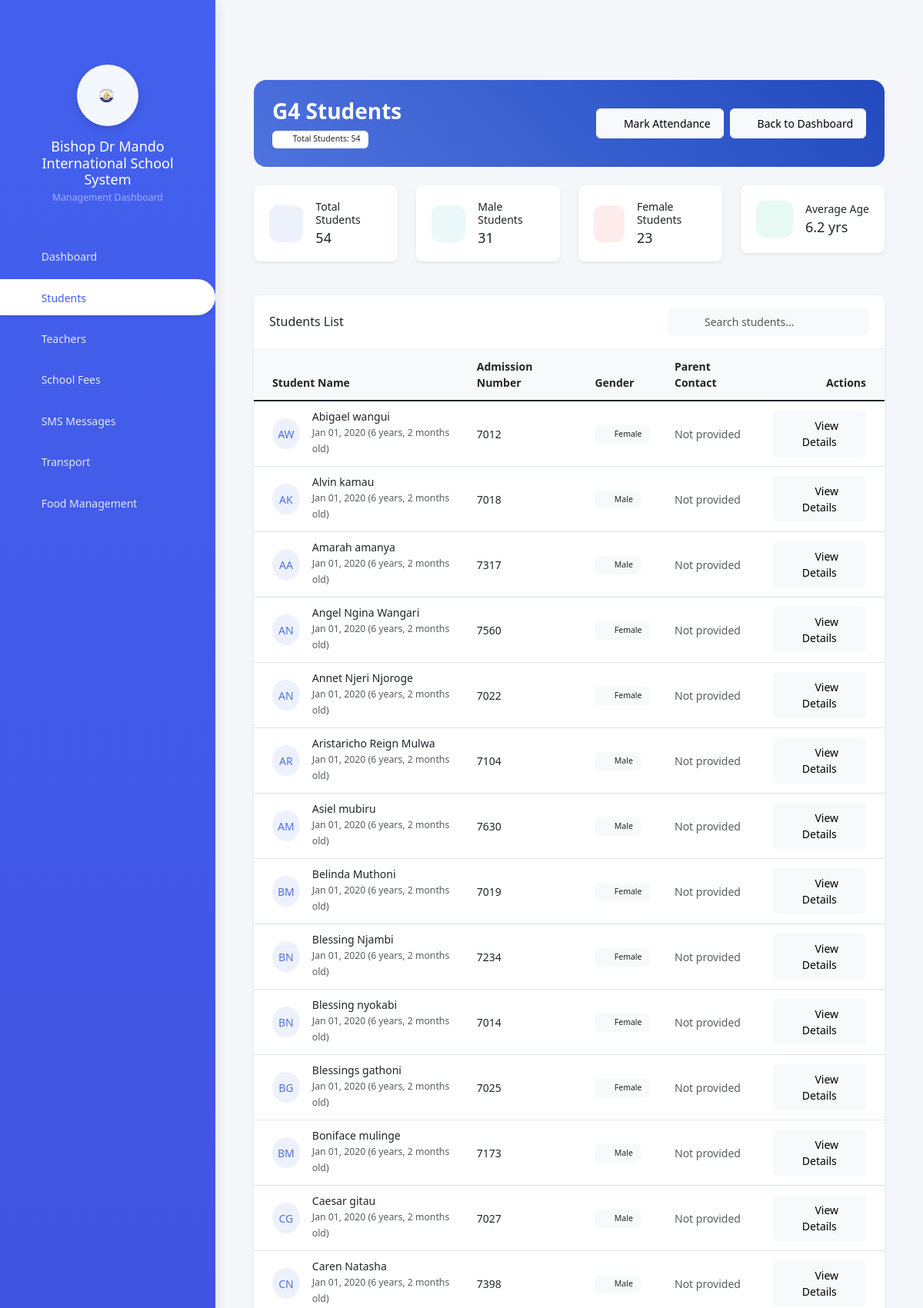
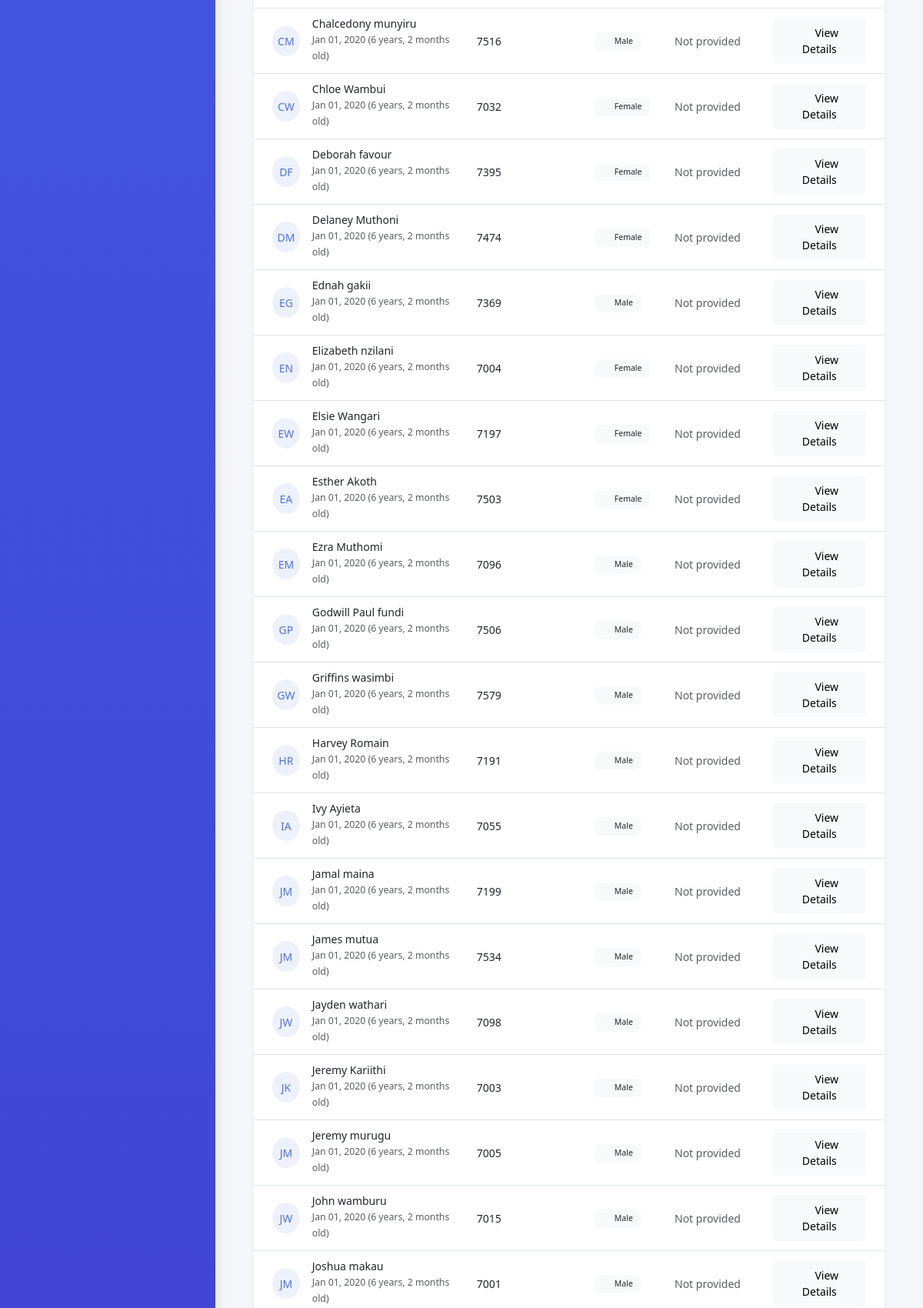
/class/7/students/ (signed in, upper part), run on the app's committed database (2 pictures, top to bottom).
### schools/models.py (models this page shows, shortened)
class Grade(models.Model):
    GRADE_CHOICES = [
        ('PG', 'Playgroup'),
        ('PP1', 'PP1'),
        ('PP2', 'PP2'),
        ('G1', 'Grade 1'),
        ('G2', 'Grade 2'),
        ('G3', 'Grade 3'),
        ('G4', 'Grade 4'),
        ('G5', 'Grade 5'),
        ('G6', 'Grade 6'),
        ('G7', 'Grade 7'),
        ('G8', 'Grade 8'),
        ('G9', 'Grade 9'),
        ('G10', 'Grade 10'),
        ('G11', 'Grade 11'),
        ('G12', 'Grade 12'),
    ]
    name = models.CharField(max_length=20, choices=GRADE_CHOICES)
    description = models.TextField(blank=True, default='')
    term1_fees = models.DecimalField(
        max_digits=10,
        decimal_places=2,
        help_text="Term 1 fees",
        default=0
    )
    term2_fees = models.DecimalField(
        max_digits=10,
        decimal_places=2,
        help_text="Term 2 fees",
        default=0
    )
    term3_fees = models.DecimalField(
        max_digits=10,
        decimal_places=2,
        help_text="Term 3 fees",
        default=0
    )
    is_active = models.BooleanField(default=True)
    class_teacher = models.OneToOneField(
        'Teacher',
        on_delete=models.SET_NULL,
        null=True,
        blank=True,
        related_name='grade_assigned'
    )
    class Meta:
        ordering = ['name']

class Student(models.Model):
    user = models.OneToOneField(
        User,
        on_delete=models.CASCADE,
        null=True,
        blank=True,
        related_name='student_profile'
    )
    GENDER_CHOICES = [
        ('M', 'Male'),
        ('F', 'Female'),
        ('O', 'Other')
    ]
    TERM_CHOICES = [
        (1, 'Term 1'),
        (2, 'Term 2'),
        (3, 'Term 3')
    ]
    admission_number = models.CharField(max_length=50, unique=True)
    first_name = models.CharField(max_length=100)
    last_name = models.CharField(max_length=100)
    date_of_birth = models.DateField()
    gender = models.CharField(max_length=1, choices=GENDER_CHOICES)
    location = models.CharField(
        max_length=10,
        choices=LOCATION_CHOICES,
        default='MAIN',
        help_text="School location: Main or Annex"
    )
    grade = models.ForeignKey(
        'Grade',
        on_delete=models.SET_NULL,
        null=True,
        related_name='students'
    )
    branch = models.ForeignKey(
        Branch,
        on_delete=models.SET_NULL,
        null=True,
        blank=True,
        related_name='students'
    )
    parent_name = models.CharField(max_length=100, blank=True, null=True)
    parent_phone = models.CharField(max_length=20, blank=True, null=True)
    parent_email = models.EmailField(blank=True, null=True)
    parent_occupation = models.CharField(max_length=100, blank=True, null=True)
    parent_id_number = models.CharField(max_length=20, blank=True, null=True, verbose_name="Parent ID Number")
    guardian_name = models.CharField(max_length=100, blank=True, null=True)
    guardian_phone = models.CharField(max_length=20, blank=True, null=True)
    guardian_email = models.EmailField(blank=True, null=True)
    guardian_occupation = models.CharField(max_length=100, blank=True, null=True)
    guardian_id_number = models.CharField(max_length=20, blank=True, null=True, verbose_name="Guardian ID Number")
    previous_grade = models.ForeignKey('Grade', on_delete=models.SET_NULL, null=True, blank=True, related_name='previous_students')
    academic_year = models.CharField(
        max_length=9,
        help_text="Format: YYYY-YYYY",
        null=True,  # Make it nullable
        blank=True  # Allow blank in forms
    )
    created_at = models.DateTimeField(auto_now_add=True)
    updated_at = models.DateTimeField(auto_now=True)
    photo = models.ImageField(
        upload_to='student_photos/',
        null=True,
        blank=True,
        verbose_name='Profile Photo',
        help_text='Upload a profile photo (optional)'
    )
    term_fees = models.DecimalField(max_digits=10, decimal_places=2, default=15000)
    current_term = models.IntegerField(choices=TERM_CHOICES, default=1)
    birth_certificate_no = models.CharField(max_length=50, blank=True, null=True, verbose_name="Birth Certificate Number")
    term1_fees = models.DecimalField(
        max_digits=10,
        decimal_places=2,
        help_text="Term 1 fees",
        default=0
    )
    term2_fees = models.DecimalField(
        max_digits=10,
        decimal_places=2,
        help_text="Term 2 fees",
        default=0
    )
    term3_fees = models.DecimalField(
        max_digits=10,
        decimal_places=2,
        help_text="Term 3 fees",
        default=0
    )
    def get_full_name(self):
        return f"{self.first_name} {self.last_name}"
    def get_initials(self):
        return f"{self.first_name[0]}{self.last_name[0]}".upper()

### schools/views.py (the view)
# urls.py: path('class/<int:grade_id>/students/', views.class_students, name='class_students'),
@login_required
def class_students(request, grade_id):
    grade = get_object_or_404(Grade, pk=grade_id)
    if not (request.user.is_superuser or
            request.user.is_staff or
            (hasattr(request.user, 'teacher') and
             request.user.teacher.is_class_teacher and
             request.user.teacher.grade_id == grade_id)):
        raise PermissionDenied
    students = Student.objects.filter(grade=grade).order_by('first_name', 'last_name')
    context = {
        'grade': grade,
        'students': students,
        'title': f'{grade.name} Students',
        'page_title': f'{grade.name} Students'
    }
    return render(request, 'schools/class_students.html', context)

### schools/templates/schools/class_students.html (shortened to what this page needs)
{% extends 'schools/base.html' %}
{% load static %}
{% load humanize %}
{% load school_filters %}
{% block content %}
<div class="container-fluid py-4">
    <div class="header-section rounded-4 mb-4 position-relative overflow-hidden bg-gradient-primary">
        <div class="header-backdrop position-absolute"></div>
        <div class="position-relative py-4 px-4">
            <div class="row align-items-center">
                <div class="col">
                    <h1 class="h3 text-white fw-bold mb-2">{{ grade.name }} Students</h1>
                    <div class="d-flex align-items-center gap-3">
                        <span class="badge bg-white text-dark">
                            <i class="bi bi-people-fill me-2"></i>Total Students: {{ students|length }}
                        </span>
                    </div>
                </div>
                <div class="col-auto">
                    <div class="d-flex gap-2">
                        <a href="{% url 'mark_attendance_grade' grade_id=grade.id %}" class="btn btn-light">
                            <i class="bi bi-calendar-check me-2"></i>Mark Attendance
                        </a>
                        {% if user.teacher %}
                            <a href="{% url 'teacher_detail' pk=user.teacher.pk %}" class="btn btn-light">
                                <i class="bi bi-arrow-left me-2"></i>Back to Profile
                            </a>
                        {% else %}
                            <a href="{% url 'dashboard' %}" class="btn btn-light">
                                <i class="bi bi-arrow-left me-2"></i>Back to Dashboard
                            </a>
                        {% endif %}
                    </div>
                </div>
            </div>
        </div>
    </div>
    <div class="row g-4 mb-4">
        <div class="col-sm-6 col-md-3">
            <div class="card border-0 shadow-sm">
                <div class="card-body">
                    <div class="d-flex align-items-center">
                        <div class="icon-box bg-primary-soft text-primary me-3">
                            <i class="bi bi-people"></i>
                        </div>
                        <div>
                            <h6 class="mb-1">Total Students</h6>
                            <h4 class="mb-0">{{ students|length }}</h4>
                        </div>
                    </div>
                </div>
            </div>
        </div>
        <div class="col-sm-6 col-md-3">
            <div class="card border-0 shadow-sm">
                <div class="card-body">
                    <div class="d-flex align-items-center">
                        <div class="icon-box bg-info-soft text-info me-3">
                            <i class="bi bi-gender-male"></i>
                        </div>
                        <div>
                            <h6 class="mb-1">Male Students</h6>
                            <h4 class="mb-0">{{ students|filter_by_gender:'M'|length }}</h4>
                        </div>
                    </div>
                </div>
            </div>
        </div>
        <div class="col-sm-6 col-md-3">
            <div class="card border-0 shadow-sm">
                <div class="card-body">
                    <div class="d-flex align-items-center">
                        <div class="icon-box bg-danger-soft text-danger me-3">
                            <i class="bi bi-gender-female"></i>
                        </div>
                        <div>
                            <h6 class="mb-1">Female Students</h6>
                            <h4 class="mb-0">{{ students|filter_by_gender:'F'|length }}</h4>
                        </div>
                    </div>
                </div>
            </div>
        </div>
        <div class="col-sm-6 col-md-3">
            <div class="card border-0 shadow-sm">
                <div class="card-body">
                    <div class="d-flex align-items-center">
                        <div class="icon-box bg-success-soft text-success me-3">
                            <i class="bi bi-calendar3"></i>
                        </div>
                        <div>
                            <h6 class="mb-1">Average Age</h6>
                            <h4 class="mb-0">{{ students|average_age|floatformat:1 }} yrs</h4>
                        </div>
                    </div>
                </div>
            </div>
        </div>
    </div>
    <div class="card border-0 shadow-sm">
        <div class="card-header bg-white py-3">
            <div class="row align-items-center">
                <div class="col">
                    <h5 class="mb-0">Students List</h5>
                </div>
                <div class="col-auto">
                    <div class="d-flex gap-2">
                        <div class="input-group">
                            <span class="input-group-text bg-light border-0">
                                <i class="bi bi-search"></i>
                            </span>
                            <input type="text" id="studentSearch" class="form-control border-0 bg-light"
                                   placeholder="Search students...">
                        </div>
                    </div>
                </div>
            </div>
        </div>
        <div class="card-body p-0">
            <div class="table-responsive">
                <table class="table table-hover align-middle mb-0" id="studentsTable">
                    <thead class="bg-light">
                        <tr>
                            <th class="ps-4">Student Name</th>
                            <th>Admission Number</th>
                            <th>Gender</th>
                            <th>Parent Contact</th>
                            <th class="text-end pe-4">Actions</th>
                        </tr>
                    </thead>
                    <tbody>
                        {% for student in students %}
                        <tr>
                            <td class="ps-4">
                                <div class="d-flex align-items-center">
                                    {% if student.profile_picture %}
                                        <img src="{{ student.profile_picture.url }}"
                                             class="rounded-circle me-3"
                                             width="40" height="40"
                                             style="object-fit: cover;">
                                    {% else %}
                                        <div class="avatar-placeholder rounded-circle me-3 bg-primary-soft text-primary">
                                            {{ student.get_initials }}
                                        </div>
                                    {% endif %}
                                    <div>
                                        <h6 class="mb-0">{{ student.get_full_name }}</h6>
                                        <small class="text-muted">
                                            {{ student.date_of_birth|date:"M d, Y" }}
                                            ({{ student.date_of_birth|timesince }} old)
                                        </small>
                                    </div>
                                </div>
                            </td>
                            <td>{{ student.admission_number }}</td>
                            <td>
                                <span class="badge bg-light text-dark">
                                    {% if student.gender == 'M' %}
                                        <i class="bi bi-gender-male me-1"></i>
                                    {% else %}
                                        <i class="bi bi-gender-female me-1"></i>
                                    {% endif %}
                                    {{ student.get_gender_display }}
                                </span>
                            </td>
                            <td>
                                {% if student.parent_phone %}
                                    <a href="tel:{{ student.parent_phone }}" class="text-decoration-none">
                                        <i class="bi bi-telephone me-2"></i>{{ student.parent_phone }}
                                    </a>
                                {% else %}
                                    <span class="text-muted">Not provided</span>
                                {% endif %}
                            </td>
                            <td class="text-end pe-4">
                                <a href="{% url 'student_detail' student.pk %}" class="btn btn-sm btn-light">
                                    <i class="bi bi-eye me-2"></i>View Details
                                </a>
                            </td>
                        </tr>
                        {% endfor %}
                    </tbody>
                </table>
            </div>
        </div>
    </div>
</div>
{% endblock %}

### data on the page
Grade: name "G4"
Student: date_of_birth.date_of_birth "6.2", get_initials "AW", get_full_name "Abigael wangui", date_of_birth "Jan 01, 2020", date_of_birth "6 years, 2 months", admission_number "7012", gender "Female", shows "Not provided"
Student: get_initials "AK", get_full_name "Alvin kamau", date_of_birth "Jan 01, 2020", date_of_birth "6 years, 2 months", admission_number "7018", gender "Male", shows "Not provided"
Student: get_initials "AA", get_full_name "Amarah amanya", date_of_birth "Jan 01, 2020", date_of_birth "6 years, 2 months", admission_number "7317", gender "Male", shows "Not provided"
Student: get_initials "AN", get_full_name "Angel Ngina Wangari", date_of_birth "Jan 01, 2020", date_of_birth "6 years, 2 months", admission_number "7560", gender "Female", shows "Not provided"
Student: get_initials "AN", get_full_name "Annet Njeri Njoroge", date_of_birth "Jan 01, 2020", date_of_birth "6 years, 2 months", admission_number "7022", gender "Female", shows "Not provided"
Student: get_initials "AR", get_full_name "Aristaricho Reign Mulwa", date_of_birth "Jan 01, 2020", date_of_birth "6 years, 2 months", admission_number "7104", gender "Male", shows "Not provided"
Student: get_initials "AM", get_full_name "Asiel mubiru", date_of_birth "Jan 01, 2020", date_of_birth "6 years, 2 months", admission_number "7630", gender "Male", shows "Not provided"
Student: get_initials "BM", get_full_name "Belinda Muthoni", date_of_birth "Jan 01, 2020", date_of_birth "6 years, 2 months", admission_number "7019", gender "Female", shows "Not provided"
Student: get_initials "BN", get_full_name "Blessing Njambi", date_of_birth "Jan 01, 2020", date_of_birth "6 years, 2 months", admission_number "7234", gender "Female", shows "Not provided"
Student: get_initials "BN", get_full_name "Blessing nyokabi", date_of_birth "Jan 01, 2020", date_of_birth "6 years, 2 months", admission_number "7014", gender "Female", shows "Not provided"
Student: get_initials "BG", get_full_name "Blessings gathoni", date_of_birth "Jan 01, 2020", date_of_birth "6 years, 2 months", admission_number "7025", gender "Female", shows "Not provided"
Student: get_initials "BM", get_full_name "Boniface mulinge", date_of_birth "Jan 01, 2020", date_of_birth "6 years, 2 months", admission_number "7173", gender "Male", shows "Not provided"
Student: get_initials "CG", get_full_name "Caesar gitau", date_of_birth "Jan 01, 2020", date_of_birth "6 years, 2 months", admission_number "7027", gender "Male", shows "Not provided"
Student: get_initials "CN", get_full_name "Caren Natasha", date_of_birth "Jan 01, 2020", date_of_birth "6 years, 2 months", admission_number "7398", gender "Male", shows "Not provided"
Student: get_initials "CM", get_full_name "Chalcedony munyiru", date_of_birth "Jan 01, 2020", date_of_birth "6 years, 2 months", admission_number "7516", gender "Male", shows "Not provided"
Student: get_initials "CW", get_full_name "Chloe Wambui", date_of_birth "Jan 01, 2020", date_of_birth "6 years, 2 months", admission_number "7032", gender "Female", shows "Not provided"
Student: get_initials "DF", get_full_name "Deborah favour", date_of_birth "Jan 01, 2020", date_of_birth "6 years, 2 months", admission_number "7395", gender "Female", shows "Not provided"
Student: get_initials "DM", get_full_name "Delaney Muthoni", date_of_birth "Jan 01, 2020", date_of_birth "6 years, 2 months", admission_number "7474", gender "Female", shows "Not provided"
Student: get_initials "EG", get_full_name "Ednah gakii", date_of_birth "Jan 01, 2020", date_of_birth "6 years, 2 months", admission_number "7369", gender "Male", shows "Not provided"
Student: get_initials "EN", get_full_name "Elizabeth nzilani", date_of_birth "Jan 01, 2020", date_of_birth "6 years, 2 months", admission_number "7004", gender "Female", shows "Not provided"
Student: get_initials "EW", get_full_name "Elsie Wangari", date_of_birth "Jan 01, 2020", date_of_birth "6 years, 2 months", admission_number "7197", gender "Female", shows "Not provided"
Student: get_initials "EA", get_full_name "Esther Akoth", date_of_birth "Jan 01, 2020", date_of_birth "6 years, 2 months", admission_number "7503", gender "Female", shows "Not provided"
Student: get_initials "EM", get_full_name "Ezra Muthomi", date_of_birth "Jan 01, 2020", date_of_birth "6 years, 2 months", admission_number "7096", gender "Male", shows "Not provided"
Student: get_initials "GP", get_full_name "Godwill Paul fundi", date_of_birth "Jan 01, 2020", date_of_birth "6 years, 2 months", admission_number "7506", gender "Male", shows "Not provided"
Student: get_initials "GW", get_full_name "Griffins wasimbi", date_of_birth "Jan 01, 2020", date_of_birth "6 years, 2 months", admission_number "7579", gender "Male", shows "Not provided"
Student: get_initials "HR", get_full_name "Harvey Romain", date_of_birth "Jan 01, 2020", date_of_birth "6 years, 2 months", admission_number "7191", gender "Male", shows "Not provided"
Student: get_initials "IA", get_full_name "Ivy Ayieta", date_of_birth "Jan 01, 2020", date_of_birth "6 years, 2 months", admission_number "7055", gender "Male", shows "Not provided"
Student: get_initials "JM", get_full_name "Jamal maina", date_of_birth "Jan 01, 2020", date_of_birth "6 years, 2 months", admission_number "7199", gender "Male", shows "Not provided"
Student: get_initials "JM", get_full_name "James mutua", date_of_birth "Jan 01, 2020", date_of_birth "6 years, 2 months", admission_number "7534", gender "Male", shows "Not provided"
Student: get_initials "JW", get_full_name "Jayden wathari", date_of_birth "Jan 01, 2020", date_of_birth "6 years, 2 months", admission_number "7098", gender "Male", shows "Not provided"
Student: get_initials "JK", get_full_name "Jeremy Kariithi", date_of_birth "Jan 01, 2020", date_of_birth "6 years, 2 months", admission_number "7003", gender "Male", shows "Not provided"
Student: get_initials "JM", get_full_name "Jeremy murugu", date_of_birth "Jan 01, 2020", date_of_birth "6 years, 2 months", admission_number "7005", gender "Male", shows "Not provided"
Student: get_initials "JW", get_full_name "John wamburu", date_of_birth "Jan 01, 2020", date_of_birth "6 years, 2 months", admission_number "7015", gender "Male", shows "Not provided"
Student: get_initials "JM", get_full_name "Joshua makau", date_of_birth "Jan 01, 2020", date_of_birth "6 years, 2 months", admission_number "7001", gender "Male", shows "Not provided"

### other printed values
{{ students|length }} "54"
{{ students|filter_by_gender:'M'|length }} "31"
{{ students|filter_by_gender:'F'|length }} "23"
